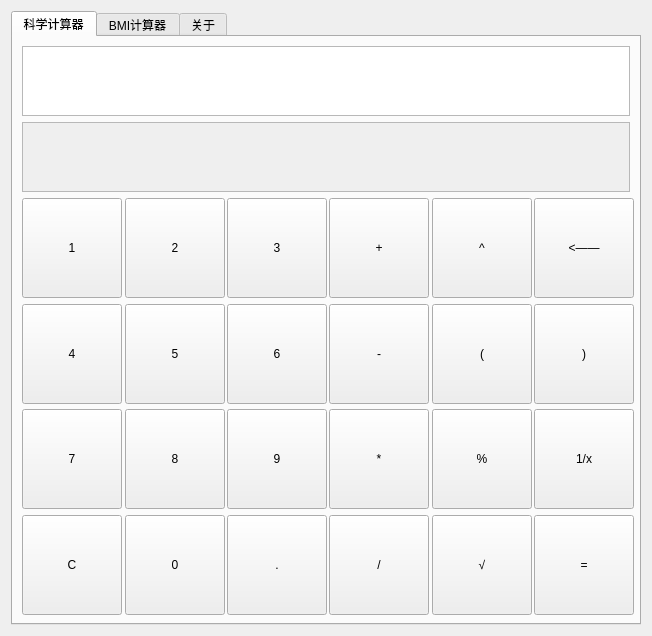
<?xml version="1.0" encoding="UTF-8"?>
<ui version="4.0">
 <class>Dialog</class>
 <widget class="QDialog" name="Dialog">
  <property name="geometry">
   <rect>
    <x>0</x>
    <y>0</y>
    <width>652</width>
    <height>636</height>
   </rect>
  </property>
  <property name="minimumSize">
   <size>
    <width>652</width>
    <height>636</height>
   </size>
  </property>
  <property name="maximumSize">
   <size>
    <width>1000000</width>
    <height>1000000</height>
   </size>
  </property>
  <property name="windowTitle">
   <string>myCaculator</string>
  </property>
  <layout class="QVBoxLayout" name="verticalLayout_2">
   <item>
    <widget class="QTabWidget" name="selectTab">
     <property name="whatsThis">
      <string>&lt;html&gt;&lt;head/&gt;&lt;body&gt;&lt;p&gt;&lt;br/&gt;&lt;/p&gt;&lt;/body&gt;&lt;/html&gt;</string>
     </property>
     <property name="currentIndex">
      <number>0</number>
     </property>
     <widget class="QWidget" name="Caculator">
      <attribute name="title">
       <string>科学计算器</string>
      </attribute>
      <layout class="QVBoxLayout" name="verticalLayout">
       <item>
        <widget class="QPlainTextEdit" name="outWindow"/>
       </item>
       <item>
        <widget class="QPlainTextEdit" name="ansWindow">
         <property name="enabled">
          <bool>false</bool>
         </property>
         <property name="sizePolicy">
          <sizepolicy hsizetype="Minimum" vsizetype="Preferred">
           <horstretch>0</horstretch>
           <verstretch>0</verstretch>
          </sizepolicy>
         </property>
         <property name="readOnly">
          <bool>false</bool>
         </property>
        </widget>
       </item>
       <item>
        <layout class="QGridLayout" name="gridLayout">
         <item row="1" column="1">
          <widget class="QPushButton" name="Button_5">
           <property name="minimumSize">
            <size>
             <width>100</width>
             <height>100</height>
            </size>
           </property>
           <property name="maximumSize">
            <size>
             <width>100</width>
             <height>100</height>
            </size>
           </property>
           <property name="focusPolicy">
            <enum>Qt::FocusPolicy::NoFocus</enum>
           </property>
           <property name="text">
            <string>5</string>
           </property>
          </widget>
         </item>
         <item row="2" column="1">
          <widget class="QPushButton" name="Button_8">
           <property name="minimumSize">
            <size>
             <width>100</width>
             <height>100</height>
            </size>
           </property>
           <property name="maximumSize">
            <size>
             <width>100</width>
             <height>100</height>
            </size>
           </property>
           <property name="focusPolicy">
            <enum>Qt::FocusPolicy::NoFocus</enum>
           </property>
           <property name="text">
            <string>8</string>
           </property>
          </widget>
         </item>
         <item row="1" column="5">
          <widget class="QPushButton" name="Button_RBracket">
           <property name="minimumSize">
            <size>
             <width>100</width>
             <height>100</height>
            </size>
           </property>
           <property name="maximumSize">
            <size>
             <width>100</width>
             <height>100</height>
            </size>
           </property>
           <property name="focusPolicy">
            <enum>Qt::FocusPolicy::NoFocus</enum>
           </property>
           <property name="text">
            <string>)</string>
           </property>
          </widget>
         </item>
         <item row="0" column="3">
          <widget class="QPushButton" name="Button_plus">
           <property name="minimumSize">
            <size>
             <width>100</width>
             <height>100</height>
            </size>
           </property>
           <property name="maximumSize">
            <size>
             <width>100</width>
             <height>100</height>
            </size>
           </property>
           <property name="focusPolicy">
            <enum>Qt::FocusPolicy::NoFocus</enum>
           </property>
           <property name="text">
            <string>+</string>
           </property>
          </widget>
         </item>
         <item row="1" column="0">
          <widget class="QPushButton" name="Button_4">
           <property name="minimumSize">
            <size>
             <width>100</width>
             <height>100</height>
            </size>
           </property>
           <property name="maximumSize">
            <size>
             <width>100</width>
             <height>100</height>
            </size>
           </property>
           <property name="focusPolicy">
            <enum>Qt::FocusPolicy::NoFocus</enum>
           </property>
           <property name="text">
            <string>4</string>
           </property>
          </widget>
         </item>
         <item row="0" column="2">
          <widget class="QPushButton" name="Button_3">
           <property name="minimumSize">
            <size>
             <width>100</width>
             <height>100</height>
            </size>
           </property>
           <property name="maximumSize">
            <size>
             <width>100</width>
             <height>100</height>
            </size>
           </property>
           <property name="focusPolicy">
            <enum>Qt::FocusPolicy::NoFocus</enum>
           </property>
           <property name="text">
            <string>3</string>
           </property>
          </widget>
         </item>
         <item row="1" column="3">
          <widget class="QPushButton" name="Button_minus">
           <property name="minimumSize">
            <size>
             <width>100</width>
             <height>100</height>
            </size>
           </property>
           <property name="maximumSize">
            <size>
             <width>100</width>
             <height>100</height>
            </size>
           </property>
           <property name="focusPolicy">
            <enum>Qt::FocusPolicy::NoFocus</enum>
           </property>
           <property name="text">
            <string>-</string>
           </property>
          </widget>
         </item>
         <item row="0" column="4">
          <widget class="QPushButton" name="Button_power">
           <property name="minimumSize">
            <size>
             <width>100</width>
             <height>100</height>
            </size>
           </property>
           <property name="maximumSize">
            <size>
             <width>100</width>
             <height>100</height>
            </size>
           </property>
           <property name="focusPolicy">
            <enum>Qt::FocusPolicy::NoFocus</enum>
           </property>
           <property name="text">
            <string>^</string>
           </property>
          </widget>
         </item>
         <item row="3" column="4">
          <widget class="QPushButton" name="Button_sqrt">
           <property name="minimumSize">
            <size>
             <width>100</width>
             <height>100</height>
            </size>
           </property>
           <property name="maximumSize">
            <size>
             <width>100</width>
             <height>100</height>
            </size>
           </property>
           <property name="focusPolicy">
            <enum>Qt::FocusPolicy::NoFocus</enum>
           </property>
           <property name="text">
            <string>√</string>
           </property>
          </widget>
         </item>
         <item row="3" column="5">
          <widget class="QPushButton" name="Button_equal">
           <property name="minimumSize">
            <size>
             <width>100</width>
             <height>100</height>
            </size>
           </property>
           <property name="maximumSize">
            <size>
             <width>100</width>
             <height>100</height>
            </size>
           </property>
           <property name="focusPolicy">
            <enum>Qt::FocusPolicy::NoFocus</enum>
           </property>
           <property name="text">
            <string>=</string>
           </property>
          </widget>
         </item>
         <item row="2" column="3">
          <widget class="QPushButton" name="Button_multi">
           <property name="minimumSize">
            <size>
             <width>100</width>
             <height>100</height>
            </size>
           </property>
           <property name="maximumSize">
            <size>
             <width>100</width>
             <height>100</height>
            </size>
           </property>
           <property name="focusPolicy">
            <enum>Qt::FocusPolicy::NoFocus</enum>
           </property>
           <property name="text">
            <string>*</string>
           </property>
          </widget>
         </item>
         <item row="2" column="5">
          <widget class="QPushButton" name="Button_reci">
           <property name="minimumSize">
            <size>
             <width>100</width>
             <height>100</height>
            </size>
           </property>
           <property name="maximumSize">
            <size>
             <width>100</width>
             <height>100</height>
            </size>
           </property>
           <property name="focusPolicy">
            <enum>Qt::FocusPolicy::NoFocus</enum>
           </property>
           <property name="text">
            <string>1/x</string>
           </property>
          </widget>
         </item>
         <item row="0" column="0">
          <widget class="QPushButton" name="Button_1">
           <property name="minimumSize">
            <size>
             <width>100</width>
             <height>100</height>
            </size>
           </property>
           <property name="maximumSize">
            <size>
             <width>100</width>
             <height>100</height>
            </size>
           </property>
           <property name="focusPolicy">
            <enum>Qt::FocusPolicy::NoFocus</enum>
           </property>
           <property name="text">
            <string>1</string>
           </property>
          </widget>
         </item>
         <item row="1" column="2">
          <widget class="QPushButton" name="Button_6">
           <property name="minimumSize">
            <size>
             <width>100</width>
             <height>100</height>
            </size>
           </property>
           <property name="maximumSize">
            <size>
             <width>100</width>
             <height>100</height>
            </size>
           </property>
           <property name="focusPolicy">
            <enum>Qt::FocusPolicy::NoFocus</enum>
           </property>
           <property name="text">
            <string>6</string>
           </property>
          </widget>
         </item>
         <item row="0" column="1">
          <widget class="QPushButton" name="Button_2">
           <property name="minimumSize">
            <size>
             <width>100</width>
             <height>100</height>
            </size>
           </property>
           <property name="maximumSize">
            <size>
             <width>100</width>
             <height>100</height>
            </size>
           </property>
           <property name="focusPolicy">
            <enum>Qt::FocusPolicy::NoFocus</enum>
           </property>
           <property name="text">
            <string>2</string>
           </property>
          </widget>
         </item>
         <item row="2" column="4">
          <widget class="QPushButton" name="Button_mod">
           <property name="minimumSize">
            <size>
             <width>100</width>
             <height>100</height>
            </size>
           </property>
           <property name="maximumSize">
            <size>
             <width>100</width>
             <height>100</height>
            </size>
           </property>
           <property name="focusPolicy">
            <enum>Qt::FocusPolicy::NoFocus</enum>
           </property>
           <property name="text">
            <string>%</string>
           </property>
          </widget>
         </item>
         <item row="3" column="1">
          <widget class="QPushButton" name="Button_0">
           <property name="minimumSize">
            <size>
             <width>100</width>
             <height>100</height>
            </size>
           </property>
           <property name="maximumSize">
            <size>
             <width>100</width>
             <height>100</height>
            </size>
           </property>
           <property name="focusPolicy">
            <enum>Qt::FocusPolicy::NoFocus</enum>
           </property>
           <property name="text">
            <string>0</string>
           </property>
          </widget>
         </item>
         <item row="3" column="2">
          <widget class="QPushButton" name="Button_point">
           <property name="minimumSize">
            <size>
             <width>100</width>
             <height>100</height>
            </size>
           </property>
           <property name="maximumSize">
            <size>
             <width>100</width>
             <height>100</height>
            </size>
           </property>
           <property name="focusPolicy">
            <enum>Qt::FocusPolicy::NoFocus</enum>
           </property>
           <property name="text">
            <string>.</string>
           </property>
          </widget>
         </item>
         <item row="2" column="0">
          <widget class="QPushButton" name="Button_7">
           <property name="minimumSize">
            <size>
             <width>100</width>
             <height>100</height>
            </size>
           </property>
           <property name="maximumSize">
            <size>
             <width>100</width>
             <height>100</height>
            </size>
           </property>
           <property name="focusPolicy">
            <enum>Qt::FocusPolicy::NoFocus</enum>
           </property>
           <property name="text">
            <string>7</string>
           </property>
          </widget>
         </item>
         <item row="3" column="0">
          <widget class="QPushButton" name="Button_clear">
           <property name="minimumSize">
            <size>
             <width>100</width>
             <height>100</height>
            </size>
           </property>
           <property name="maximumSize">
            <size>
             <width>100</width>
             <height>100</height>
            </size>
           </property>
           <property name="focusPolicy">
            <enum>Qt::FocusPolicy::NoFocus</enum>
           </property>
           <property name="text">
            <string>C</string>
           </property>
          </widget>
         </item>
         <item row="2" column="2">
          <widget class="QPushButton" name="Button_9">
           <property name="minimumSize">
            <size>
             <width>100</width>
             <height>100</height>
            </size>
           </property>
           <property name="maximumSize">
            <size>
             <width>100</width>
             <height>100</height>
            </size>
           </property>
           <property name="focusPolicy">
            <enum>Qt::FocusPolicy::NoFocus</enum>
           </property>
           <property name="text">
            <string>9</string>
           </property>
          </widget>
         </item>
         <item row="3" column="3">
          <widget class="QPushButton" name="Button_devide">
           <property name="minimumSize">
            <size>
             <width>100</width>
             <height>100</height>
            </size>
           </property>
           <property name="maximumSize">
            <size>
             <width>100</width>
             <height>100</height>
            </size>
           </property>
           <property name="focusPolicy">
            <enum>Qt::FocusPolicy::NoFocus</enum>
           </property>
           <property name="text">
            <string>/</string>
           </property>
          </widget>
         </item>
         <item row="1" column="4">
          <widget class="QPushButton" name="Button_LBracket">
           <property name="minimumSize">
            <size>
             <width>100</width>
             <height>100</height>
            </size>
           </property>
           <property name="maximumSize">
            <size>
             <width>100</width>
             <height>100</height>
            </size>
           </property>
           <property name="focusPolicy">
            <enum>Qt::FocusPolicy::NoFocus</enum>
           </property>
           <property name="text">
            <string>(</string>
           </property>
          </widget>
         </item>
         <item row="0" column="5">
          <widget class="QPushButton" name="Button_back">
           <property name="minimumSize">
            <size>
             <width>100</width>
             <height>100</height>
            </size>
           </property>
           <property name="maximumSize">
            <size>
             <width>100</width>
             <height>100</height>
            </size>
           </property>
           <property name="focusPolicy">
            <enum>Qt::FocusPolicy::NoFocus</enum>
           </property>
           <property name="text">
            <string>&lt;——</string>
           </property>
          </widget>
         </item>
        </layout>
       </item>
      </layout>
     </widget>
     <widget class="QWidget" name="BMICaculator">
      <attribute name="title">
       <string>BMI计算器</string>
      </attribute>
      <layout class="QVBoxLayout" name="verticalLayout_3">
       <item>
        <layout class="QHBoxLayout" name="horizontalLayout_7">
         <item>
          <widget class="QLabel" name="label_12">
           <property name="text">
            <string>性别</string>
           </property>
          </widget>
         </item>
         <item>
          <widget class="QRadioButton" name="radio_man">
           <property name="text">
            <string>男</string>
           </property>
           <attribute name="buttonGroup">
            <string notr="true">selectMode</string>
           </attribute>
          </widget>
         </item>
         <item>
          <widget class="QRadioButton" name="radio_women">
           <property name="enabled">
            <bool>true</bool>
           </property>
           <property name="text">
            <string>女</string>
           </property>
           <attribute name="buttonGroup">
            <string notr="true">selectMode</string>
           </attribute>
          </widget>
         </item>
        </layout>
       </item>
       <item>
        <layout class="QHBoxLayout" name="horizontalLayout_8">
         <item>
          <widget class="QLabel" name="label_13">
           <property name="text">
            <string>身高/cm</string>
           </property>
          </widget>
         </item>
         <item>
          <widget class="QLineEdit" name="line_height">
           <property name="tabletTracking">
            <bool>false</bool>
           </property>
           <property name="autoFillBackground">
            <bool>false</bool>
           </property>
          </widget>
         </item>
        </layout>
       </item>
       <item>
        <layout class="QHBoxLayout" name="horizontalLayout_18">
         <item>
          <widget class="QLabel" name="label_14">
           <property name="text">
            <string>体重/kg</string>
           </property>
          </widget>
         </item>
         <item>
          <widget class="QLineEdit" name="line_weight"/>
         </item>
        </layout>
       </item>
       <item>
        <layout class="QHBoxLayout" name="horizontalLayout_19">
         <item>
          <widget class="QPushButton" name="Button_caculate">
           <property name="sizePolicy">
            <sizepolicy hsizetype="Fixed" vsizetype="Fixed">
             <horstretch>0</horstretch>
             <verstretch>0</verstretch>
            </sizepolicy>
           </property>
           <property name="text">
            <string>计算</string>
           </property>
          </widget>
         </item>
         <item>
          <widget class="QPushButton" name="Button_recaculate">
           <property name="sizePolicy">
            <sizepolicy hsizetype="Fixed" vsizetype="Fixed">
             <horstretch>0</horstretch>
             <verstretch>0</verstretch>
            </sizepolicy>
           </property>
           <property name="text">
            <string>重新计算</string>
           </property>
          </widget>
         </item>
        </layout>
       </item>
       <item>
        <layout class="QHBoxLayout" name="horizontalLayout_9">
         <item>
          <widget class="QLabel" name="label_3">
           <property name="text">
            <string>BMI分数</string>
           </property>
          </widget>
         </item>
         <item>
          <widget class="QLineEdit" name="line_score"/>
         </item>
        </layout>
       </item>
       <item>
        <layout class="QHBoxLayout" name="horizontalLayout_20">
         <item>
          <widget class="QLabel" name="label_24">
           <property name="text">
            <string>结果　</string>
           </property>
          </widget>
         </item>
         <item>
          <widget class="QLineEdit" name="line_res"/>
         </item>
        </layout>
       </item>
      </layout>
     </widget>
     <widget class="QWidget" name="tips">
      <attribute name="title">
       <string>关于</string>
      </attribute>
      <layout class="QVBoxLayout" name="verticalLayout_4">
       <item>
        <widget class="QPlainTextEdit" name="plainTextEdit">
         <property name="plainText">
          <string>本计算器由Knox_Zuopu编写，如有问题反馈邮箱：Knox_Zuopu@qq.com
						2024.10.20
说明：
1.可以通过点击计算器的按钮来输入，也可以直接在上面的框内输入
2.在按下第一次“=”时会在下面的输出框中输出答案，如果再按一次“=”，那么下面的答案会被提取到上面的输入框中
3.BMI计算器需要选择性别，然后输入身高体重后点击计算，便可查看结果
4.重新计算会使其变回清空输入内容</string>
         </property>
        </widget>
       </item>
      </layout>
     </widget>
    </widget>
   </item>
  </layout>
 </widget>
 <resources/>
 <connections/>
 <buttongroups>
  <buttongroup name="selectMode"/>
 </buttongroups>
</ui>
